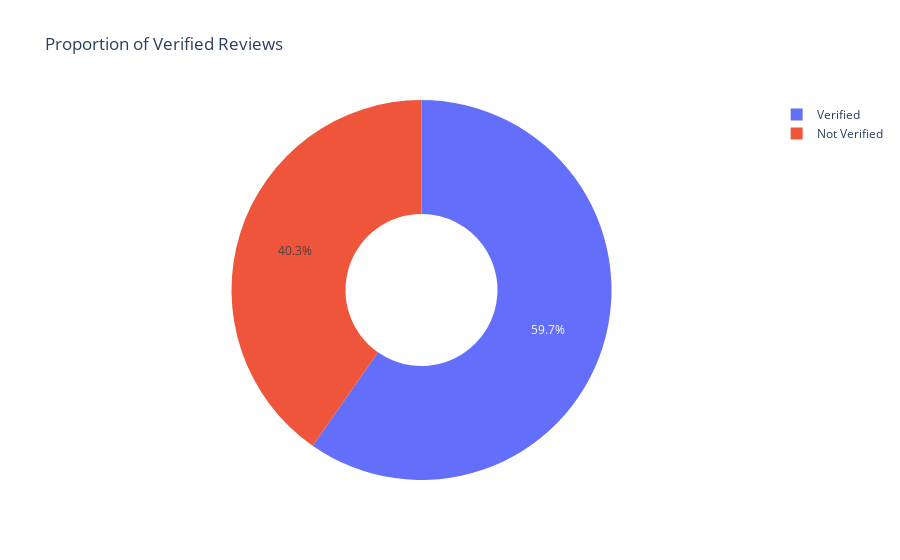

Write notebook code for a chart like this one.
### Code cell
# Cell 7: Verified vs. Non-Verified (Plotly)
verified_counts = df_reviews["Verified"].value_counts().rename({True:"Verified", False:"Not Verified"})
fig = go.Figure(data=[go.Pie(labels=verified_counts.index,
                             values=verified_counts.values,
                             hole=0.4)])
fig.update_layout(title_text="Proportion of Verified Reviews")
fig.show()

### Figure 1 — Plotly figure (JSON) as saved in the notebook; plotly's stock layout.template omitted (floating-point values rounded to 4 significant figures)
{"data": [{"hole": 0.4, "labels": ["Verified", "Not Verified"], "type": "pie", "values": [14570, 9833]}], "layout": {"title": {"text": "Proportion of Verified Reviews"}}}
